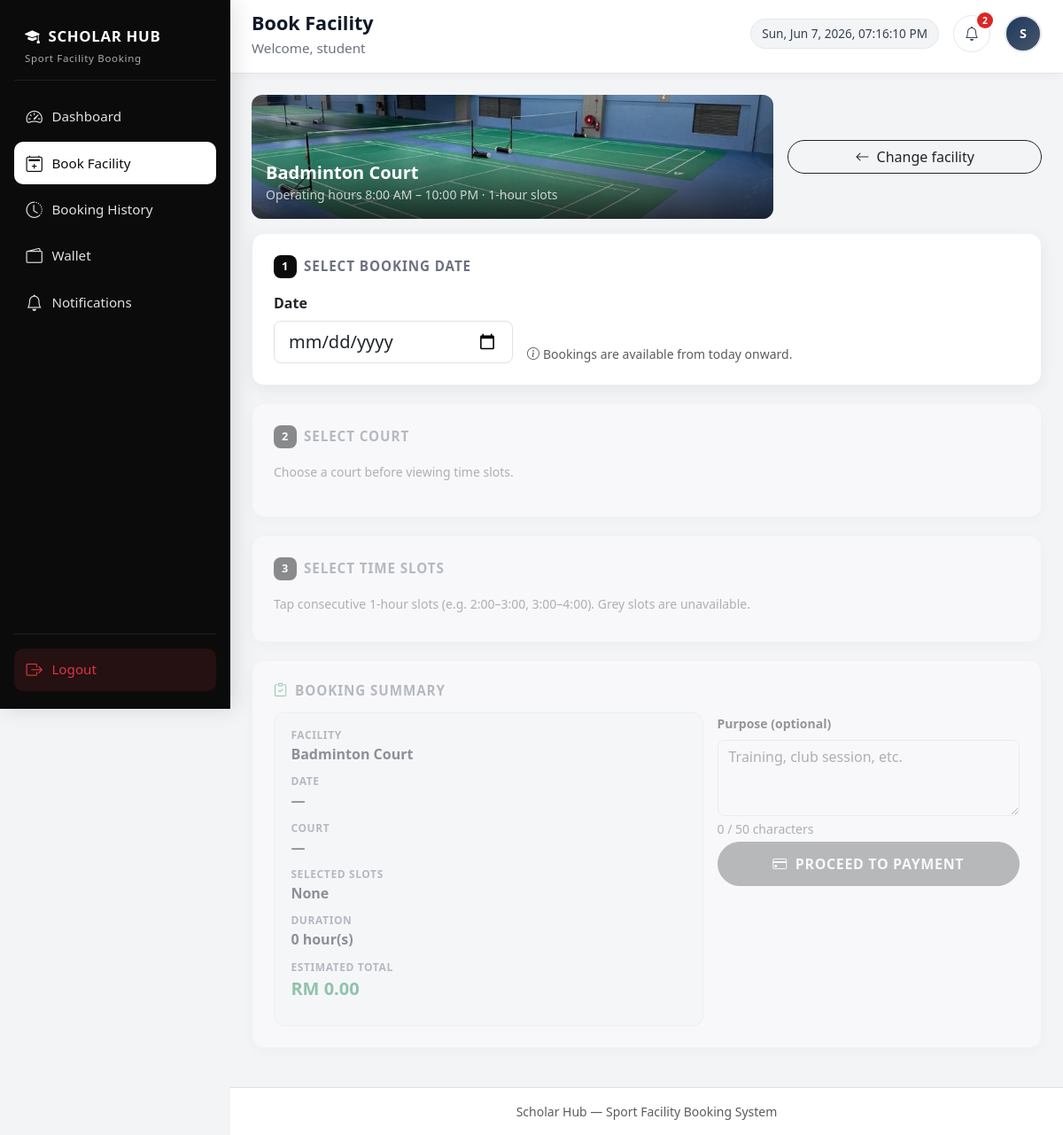
Page /booking.php?type=badminton (signed in) on the committed database.
### tables this page shows
CREATE TABLE `facilities` (
  `facility_id` int(11) NOT NULL,
  `facility_name` varchar(100) NOT NULL,
  `facility_type` varchar(50) NOT NULL,
  `description` text DEFAULT NULL,
  `image` varchar(255) DEFAULT NULL,
  `location` varchar(100) DEFAULT NULL,
  `opening_time` time DEFAULT NULL,
  `closing_time` time DEFAULT NULL,
  `status` enum('active','maintenance','closed') DEFAULT 'active',
  `created_at` timestamp NOT NULL DEFAULT current_timestamp(),
  `price_amount` decimal(10,2) NOT NULL DEFAULT 5.00,
  `price_mode` enum('hourly','entry') NOT NULL DEFAULT 'hourly',
  `rules` text DEFAULT NULL
);

### booking.php (shortened to what the rows shown need)
<?php
require __DIR__ . '/db.php';
require_once __DIR__ . '/includes/booking_helpers.php';
require_once __DIR__ . '/includes/facility_pricing.php';
$facility_param = isset($_GET['facility']) ? trim((string) $_GET['facility']) : '';
$type_param     = isset($_GET['type']) ? trim((string) $_GET['type']) : '';
$facility = booking_load_facility($conn, $facility_param, $type_param);
$facility_error = '';
$booking_config = null;
if ($facility !== null) {
    $ftype = (string) $facility['facility_type'];
    $img = trim((string) ($facility['image'] ?? ''));
    $pricing = facility_pricing_get($ftype, $conn);
    $booking_config = [
        'facility_id'   => (int) $facility['facility_id'],
        'facility_name' => (string) $facility['facility_name'],
        'facility_type' => $ftype,
        'image'         => $img,
        'is_court_based'=> booking_is_court_based($ftype),
        'court_label'   => $ftype === 'snooker' ? 'Table' : 'Court',
        'unit_price'    => $pricing ? (float) $pricing['amount'] : 0,
        'price_label'   => $pricing ? (string) $pricing['label'] : '',
        'pricing_mode'  => $pricing ? (string) $pricing['mode'] : 'hourly',
    ];
}
$min_date = date('Y-m-d');
?>
<!DOCTYPE html>
<html lang="en">
<head>
    <link href="https://cdn.jsdelivr.net/npm/bootstrap@5.3.3/dist/css/bootstrap.min.css" rel="stylesheet">
    <link href="https://cdn.jsdelivr.net/npm/bootstrap-icons@1.11.3/font/bootstrap-icons.css" rel="stylesheet">
</head>
<body>
<div class="main-wrap" id="mainWrap">
                <?php include __DIR__ . '/includes/student_notification_bell.php'; ?>
    <main class="content-area">
        <?php if ($facility_error !== ''): ?>
            <div class="booking-card">
                <div class="alert alert-warning mb-3">
                    <i class="bi bi-exclamation-triangle me-2"></i><?php echo htmlspecialchars($facility_error, ENT_QUOTES, 'UTF-8'); ?>
                </div>
                <a href="booking.php" class="btn btn-dark rounded-pill">
                    <i class="bi bi-arrow-left me-1"></i> Choose another facility
                </a>
            </div>
        <?php else: ?>
            <div class="row g-3 mb-3">
                <div class="col-lg-8">
                    <div class="facility-hero-mini">
                        <img src="<?php echo htmlspecialchars($booking_config['image'], ENT_QUOTES, 'UTF-8'); ?>" alt="">
                        <div class="overlay">
                            <div>
                                <h1 class="h5 fw-bold mb-0"><?php echo htmlspecialchars($booking_config['facility_name'], ENT_QUOTES, 'UTF-8'); ?></h1>
                                <small class="opacity-75">Operating hours 8:00 AM – 10:00 PM · 1-hour slots</small>
                            </div>
                        </div>
                    </div>
                </div>
                <div class="col-lg-4 d-flex align-items-stretch">
                    <a href="booking.php" class="btn btn-outline-dark rounded-pill align-self-center w-100">
                        <i class="bi bi-arrow-left me-1"></i> Change facility
                    </a>
                </div>
            </div>
            <div class="booking-card" id="stepDate">
                <h3><span class="step-num">1</span> Select booking date</h3>
                <div class="row g-3 align-items-end">
                    <div class="col-sm-6 col-md-4">
                        <label for="bookingDate" class="form-label fw-semibold">Date</label>
                        <input type="date" class="form-control form-control-lg rounded-3" id="bookingDate" name="booking_date" min="<?php echo htmlspecialchars($min_date, ENT_QUOTES, 'UTF-8'); ?>" required>
                    </div>
                    <div class="col-sm-6">
                        <p class="small text-muted mb-0"><i class="bi bi-info-circle me-1"></i>Bookings are available from today onward.</p>
                    </div>
                </div>
            </div>
            <div class="booking-card section-disabled" id="stepCourt" <?php echo $booking_config['is_court_based'] ? '' : 'style="display:none;"'; ?>>
                <h3>
                    <span class="step-num">2</span>
                    Select <?php echo htmlspecialchars(strtolower($booking_config['court_label']), ENT_QUOTES, 'UTF-8'); ?>
                </h3>
                <p class="small text-muted mb-3">Choose a <?php echo htmlspecialchars(strtolower($booking_config['court_label']), ENT_QUOTES, 'UTF-8'); ?> before viewing time slots.</p>
            </div>
            <div class="booking-card section-disabled" id="stepSlots">
                <h3>
                    <span class="step-num"><?php echo $booking_config['is_court_based'] ? '3' : '2'; ?></span>
                    Select time slots
                </h3>
                <p class="small text-muted mb-2">Tap consecutive 1-hour slots (e.g. 2:00–3:00, 3:00–4:00). Grey slots are unavailable.</p>
            </div>
            <div class="booking-card section-disabled" id="stepSummary">
                <h3><i class="bi bi-clipboard-check text-success"></i> Booking summary</h3>
                <div class="row g-3">
                    <div class="col-md-7">
                        <dl class="summary-box mb-0">
                            <dt>Facility</dt>
                            <dd id="sumFacility"><?php echo htmlspecialchars($booking_config['facility_name'], ENT_QUOTES, 'UTF-8'); ?></dd>
                            <dt>Date</dt>
                            <dd id="sumDate">—</dd>
                            <dt id="sumCourtLabel" <?php echo $booking_config['is_court_based'] ? '' : 'class="d-none"'; ?>><?php echo htmlspecialchars($booking_config['court_label'], ENT_QUOTES, 'UTF-8'); ?></dt>
                            <dd id="sumCourt" <?php echo $booking_config['is_court_based'] ? '' : 'class="d-none"'; ?>">—</dd>
                            <dt>Selected slots</dt>
                            <dd id="sumSlots">None</dd>
                            <dt>Duration</dt>
                            <dd id="sumDuration">0 hour(s)</dd>
                            <dt>Estimated total</dt>
                            <dd id="sumTotal" class="text-success fs-5">RM 0.00</dd>
                        </dl>
                    </div>
                    <div class="col-md-5">
                        <label for="bookingPurpose" class="form-label small fw-semibold">Purpose (optional)</label>
                        <textarea class="form-control rounded-3 mb-1" id="bookingPurpose" rows="3" placeholder="Training, club session, etc."></textarea>
                        <div class="form-text mb-1"><span id="purposeCharCount">0 / 50 characters</span></div>
                        <button type="button" class="btn btn-dark btn-proceed w-100" id="btnProceed" disabled>
                            <i class="bi bi-credit-card me-1"></i> Proceed to Payment
                        </button>
                    </div>
                </div>
            </div>
        <?php endif; ?>
    </main>
</div>
</body>
</html>

### rows in the picture
facilities: image (picture), facility_name "Badminton Court"

### other values in the picture
$student_name "student"
$student_notif_unread "2"
$ini "S"
$booking_config['court_label'] "COURT"
$booking_config['court_label'] "court"
